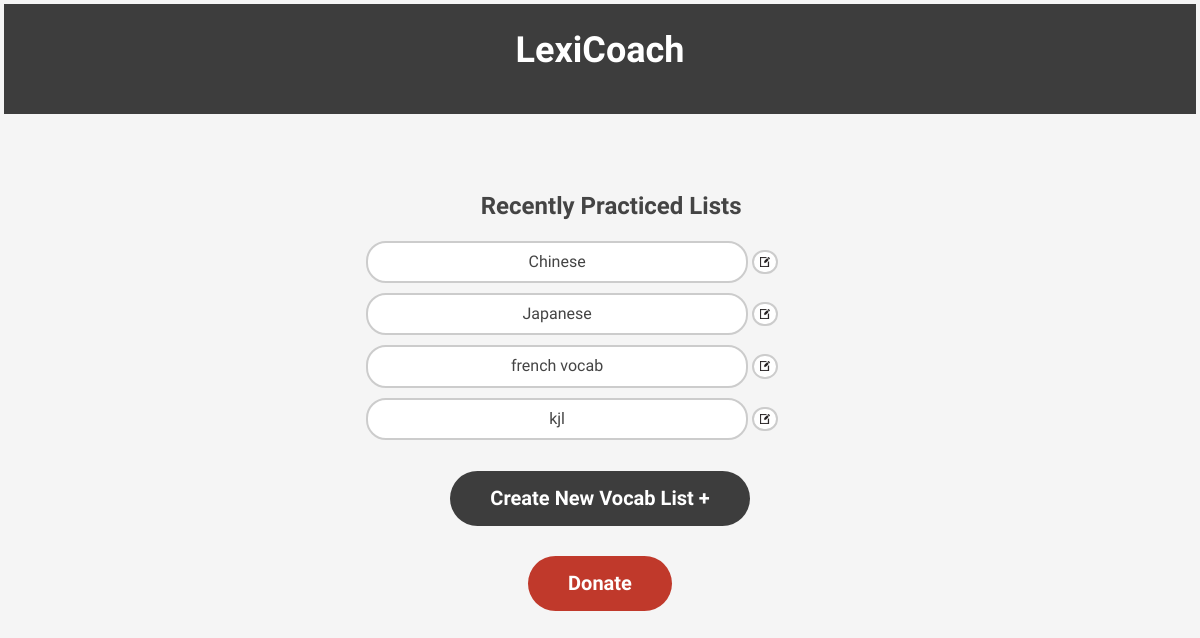
Before: / with the older database file.
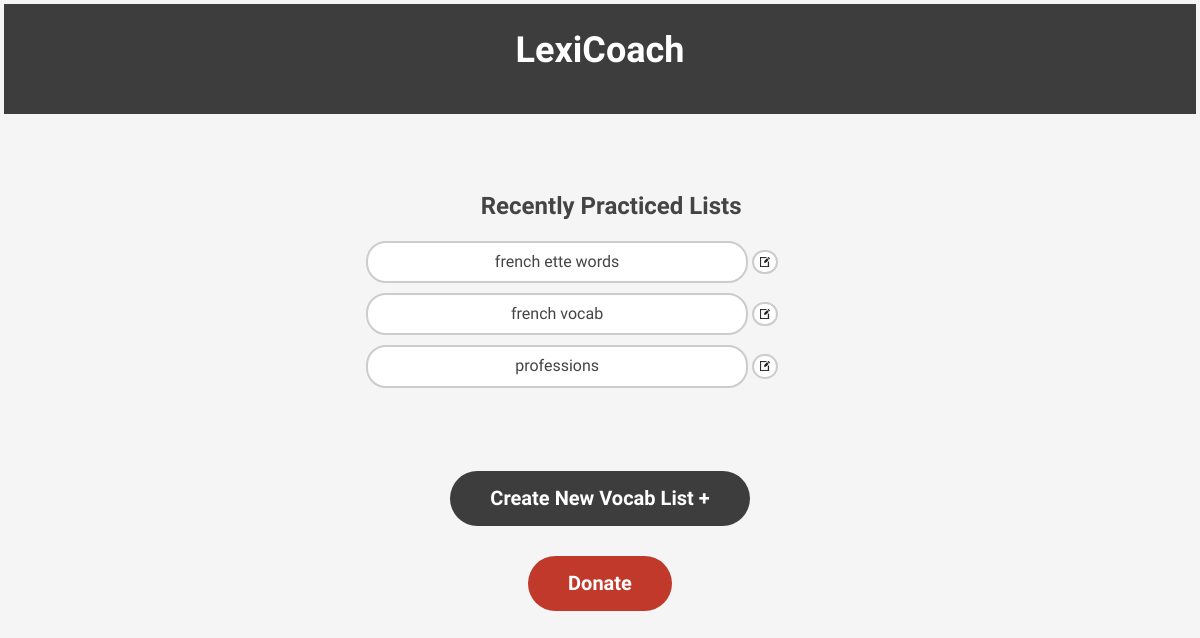
After: the same page with the newer database file.
### dbops.py (models this page shows)
class VocabList(db.Model):
    name = db.Column(db.String, unique=True, nullable=False, primary_key=True)
    language = db.Column(db.String, nullable=False)
    vocab = db.Column(db.UnicodeText, nullable=False)

### dbops.py (the view)
@app.route('/')
def home():
    all_lists = db.session.execute(db.select(VocabList.name)).scalars()
    return render_template('home.html',names=all_lists)

### templates/home.html (shortened to what this page needs)
<!DOCTYPE html>
<html>
<head>
	<link rel="stylesheet" href="https://cdnjs.cloudflare.com/ajax/libs/normalize/8.0.1/normalize.min.css" />
	<link rel="stylesheet" href="{{ url_for('static', filename='style.css') }}">
</head>
<body>
	<div class="container">
		<button class="home-button" onclick="goToHome()"><h1 class="title">LexiCoach</h1></button>
		<div class="recently-practiced items-center text-center ">
			<h2 class="section-title ">Recently Practiced Lists</h2>
			<div class="scroll-box">
			{% for i in names %}
				<div class = "button-ctr">
					<button class="recent-btn" onclick="startPractice(this)">{{i}}</button>
					<button class = "edit-btn" toedit = "{{i}}" onclick="startEdit(this)"><img class = "icn" src="/static/edit_icon.png"/></button>
				</div>
		        {% endfor %}
			</div>
		</div>
		<button class="create-btn" onclick="goToVocabListWindow()">Create New Vocab List +</button>
		<button class="donate-btn" onclick="goToDonatePage()">Donate</button>
	</div>
</body>
</html>

### static/style.css (style rules this page uses)
body { background-color: #f5f5f5; font-family: 'Nunito Sans', sans-serif; font-size: 16px; color: #444; }
.container { max-width:100%; margin: 0 auto; padding: 4px 4px; max-height: 100%; }
.title { font-size: 36px; font-weight: 700; margin-bottom: 40px; text-align: center; }
.section-title { font-size: 24px; font-weight: 700; margin-bottom: 20px; margin-left: 40%; padding-top: 5%; }
.scroll-box { overflow-y: scroll; white-space: nowrap; margin-bottom: 30px; height: 200px; width: 80%; }
.recent-btn { display: block; background-color: #fff; border: 2px solid #ccc; margin-left: 38%; color: #444; padding: 10px 20px; margin-bottom: 10px; border-radius: 20px; font-size: 16px; cursor: pointer; width: 40%; display: inline-block; }
.icn { height: 100%; width: 100%; max-width: 10px; }
.edit-btn { border: 2px solid #ccc; background-color: #fff; border-radius: 20px; display: inline-block; cursor: pointer; }
.button-ctr { white-space: nowrap; }
.create-btn { display: block; background-color: #3d3d3d; color: #fff; padding: 16px 40px; border-radius: 30px; font-size: 20px; font-weight: 600; margin: 0 auto 30px; border: none; cursor: pointer; }
.home-button { display: block; background-color: #3d3d3d; color: #fff; padding: 2px 4px; border-radius: 0px; font-size: 16px; font-weight: 600; margin: 0 auto 0px; border: none; cursor: pointer; text-align: center; place-items: center; width: 100%; }
.donate-btn { display: block; background-color: #c0392b; color: #fff; padding: 16px 40px; border-radius: 30px; font-size: 20px; font-weight: 600; margin: 0 auto; border: none; cursor: pointer; }

Changed rows visible on the page:
removed VocabList: name "Chinese"
removed VocabList: name "Japanese"
removed VocabList: name "kjl"
added VocabList: name "french ette words"
now on this page (row unchanged): VocabList: name "professions"
